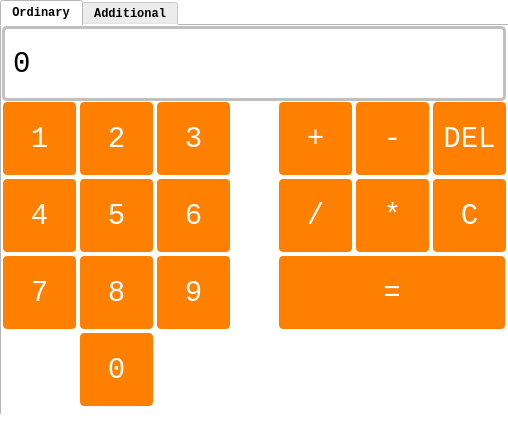
<?xml version="1.0" encoding="UTF-8"?>
<ui version="4.0">
 <class>MainWindow</class>
 <widget class="QMainWindow" name="MainWindow">
  <property name="geometry">
   <rect>
    <x>0</x>
    <y>0</y>
    <width>508</width>
    <height>436</height>
   </rect>
  </property>
  <property name="font">
   <font>
    <family>Consolas</family>
    <pointsize>10</pointsize>
    <weight>50</weight>
    <bold>false</bold>
   </font>
  </property>
  <property name="windowTitle">
   <string>py_calculator</string>
  </property>
  <property name="styleSheet">
   <string notr="true">background-color: rgb(255, 255, 255);</string>
  </property>
  <widget class="QWidget" name="centralwidget">
   <widget class="QTabWidget" name="tabWidget">
    <property name="geometry">
     <rect>
      <x>0</x>
      <y>0</y>
      <width>511</width>
      <height>436</height>
     </rect>
    </property>
    <property name="font">
     <font>
      <family>Consolas</family>
      <pointsize>9</pointsize>
      <weight>75</weight>
      <bold>true</bold>
     </font>
    </property>
    <property name="styleSheet">
     <string notr="true">background-color: rgb(255, 255, 255);</string>
    </property>
    <property name="currentIndex">
     <number>0</number>
    </property>
    <widget class="QWidget" name="tab">
     <attribute name="title">
      <string>Ordinary</string>
     </attribute>
     <widget class="QLabel" name="main_label">
      <property name="geometry">
       <rect>
        <x>0</x>
        <y>0</y>
        <width>504</width>
        <height>75</height>
       </rect>
      </property>
      <property name="font">
       <font>
        <family>Consolas</family>
        <pointsize>22</pointsize>
       </font>
      </property>
      <property name="styleSheet">
       <string notr="true">color: rgb(0, 0, 0);
background-color: rgb(255, 255, 255);
border-radius: 5px;
border-style: solid;
border-width: 3px;
border-color: rgb(192, 192, 192);</string>
      </property>
      <property name="text">
       <string>0</string>
      </property>
     </widget>
     <widget class="QPushButton" name="one_button">
      <property name="geometry">
       <rect>
        <x>0</x>
        <y>75</y>
        <width>75</width>
        <height>75</height>
       </rect>
      </property>
      <property name="font">
       <font>
        <family>Consolas</family>
        <pointsize>22</pointsize>
       </font>
      </property>
      <property name="styleSheet">
       <string notr="true">QPushButton {
	background-color: rgb(255, 128, 0);
	color: rgb(255, 255, 255);
	border-style: grooved;
	border-width: 2px;
	border-radius: 5px;
}
QPushButton:hover {
	background-color: rgb(255, 153, 51);
}</string>
      </property>
      <property name="text">
       <string>1</string>
      </property>
     </widget>
     <widget class="QPushButton" name="two_button">
      <property name="geometry">
       <rect>
        <x>77</x>
        <y>75</y>
        <width>75</width>
        <height>75</height>
       </rect>
      </property>
      <property name="font">
       <font>
        <family>Consolas</family>
        <pointsize>22</pointsize>
       </font>
      </property>
      <property name="styleSheet">
       <string notr="true">QPushButton {
	background-color: rgb(255, 128, 0);
	color: rgb(255, 255, 255);
	border-style: grooved;
	border-width: 2px;
	border-radius: 5px;
}
QPushButton:hover {
	background-color: rgb(255, 153, 51);
}</string>
      </property>
      <property name="text">
       <string>2</string>
      </property>
     </widget>
     <widget class="QPushButton" name="three_button">
      <property name="geometry">
       <rect>
        <x>154</x>
        <y>75</y>
        <width>75</width>
        <height>75</height>
       </rect>
      </property>
      <property name="font">
       <font>
        <family>Consolas</family>
        <pointsize>22</pointsize>
       </font>
      </property>
      <property name="styleSheet">
       <string notr="true">QPushButton {
	background-color: rgb(255, 128, 0);
	color: rgb(255, 255, 255);
	border-style: grooved;
	border-width: 2px;
	border-radius: 5px;
}
QPushButton:hover {
	background-color: rgb(255, 153, 51);
}</string>
      </property>
      <property name="text">
       <string>3</string>
      </property>
     </widget>
     <widget class="QPushButton" name="four_button">
      <property name="geometry">
       <rect>
        <x>0</x>
        <y>152</y>
        <width>75</width>
        <height>75</height>
       </rect>
      </property>
      <property name="font">
       <font>
        <family>Consolas</family>
        <pointsize>22</pointsize>
       </font>
      </property>
      <property name="styleSheet">
       <string notr="true">QPushButton {
	background-color: rgb(255, 128, 0);
	color: rgb(255, 255, 255);
	border-style: grooved;
	border-width: 2px;
	border-radius: 5px;
}
QPushButton:hover {
	background-color: rgb(255, 153, 51);
}</string>
      </property>
      <property name="text">
       <string>4</string>
      </property>
     </widget>
     <widget class="QPushButton" name="five_button">
      <property name="geometry">
       <rect>
        <x>77</x>
        <y>152</y>
        <width>75</width>
        <height>75</height>
       </rect>
      </property>
      <property name="font">
       <font>
        <family>Consolas</family>
        <pointsize>22</pointsize>
       </font>
      </property>
      <property name="styleSheet">
       <string notr="true">QPushButton {
	background-color: rgb(255, 128, 0);
	color: rgb(255, 255, 255);
	border-style: grooved;
	border-width: 2px;
	border-radius: 5px;
}
QPushButton:hover {
	background-color: rgb(255, 153, 51);
}</string>
      </property>
      <property name="text">
       <string>5</string>
      </property>
     </widget>
     <widget class="QPushButton" name="six_button">
      <property name="geometry">
       <rect>
        <x>154</x>
        <y>152</y>
        <width>75</width>
        <height>75</height>
       </rect>
      </property>
      <property name="font">
       <font>
        <family>Consolas</family>
        <pointsize>22</pointsize>
       </font>
      </property>
      <property name="styleSheet">
       <string notr="true">QPushButton {
	background-color: rgb(255, 128, 0);
	color: rgb(255, 255, 255);
	border-style: grooved;
	border-width: 2px;
	border-radius: 5px;
}
QPushButton:hover {
	background-color: rgb(255, 153, 51);
}</string>
      </property>
      <property name="text">
       <string>6</string>
      </property>
     </widget>
     <widget class="QPushButton" name="seven_button">
      <property name="geometry">
       <rect>
        <x>0</x>
        <y>229</y>
        <width>75</width>
        <height>75</height>
       </rect>
      </property>
      <property name="font">
       <font>
        <family>Consolas</family>
        <pointsize>22</pointsize>
       </font>
      </property>
      <property name="styleSheet">
       <string notr="true">QPushButton {
	background-color: rgb(255, 128, 0);
	color: rgb(255, 255, 255);
	border-style: grooved;
	border-width: 2px;
	border-radius: 5px;
}
QPushButton:hover {
	background-color: rgb(255, 153, 51);
}</string>
      </property>
      <property name="text">
       <string>7</string>
      </property>
     </widget>
     <widget class="QPushButton" name="eight_button">
      <property name="geometry">
       <rect>
        <x>77</x>
        <y>229</y>
        <width>75</width>
        <height>75</height>
       </rect>
      </property>
      <property name="font">
       <font>
        <family>Consolas</family>
        <pointsize>22</pointsize>
       </font>
      </property>
      <property name="styleSheet">
       <string notr="true">QPushButton {
	background-color: rgb(255, 128, 0);
	color: rgb(255, 255, 255);
	border-style: grooved;
	border-width: 2px;
	border-radius: 5px;
}
QPushButton:hover {
	background-color: rgb(255, 153, 51);
}</string>
      </property>
      <property name="text">
       <string>8</string>
      </property>
     </widget>
     <widget class="QPushButton" name="nine_button">
      <property name="geometry">
       <rect>
        <x>154</x>
        <y>229</y>
        <width>75</width>
        <height>75</height>
       </rect>
      </property>
      <property name="font">
       <font>
        <family>Consolas</family>
        <pointsize>22</pointsize>
       </font>
      </property>
      <property name="styleSheet">
       <string notr="true">QPushButton {
	background-color: rgb(255, 128, 0);
	color: rgb(255, 255, 255);
	border-style: grooved;
	border-width: 2px;
	border-radius: 5px;
}
QPushButton:hover {
	background-color: rgb(255, 153, 51);
}</string>
      </property>
      <property name="text">
       <string>9</string>
      </property>
     </widget>
     <widget class="QPushButton" name="plius_button">
      <property name="geometry">
       <rect>
        <x>276</x>
        <y>75</y>
        <width>75</width>
        <height>75</height>
       </rect>
      </property>
      <property name="font">
       <font>
        <family>Consolas</family>
        <pointsize>22</pointsize>
       </font>
      </property>
      <property name="styleSheet">
       <string notr="true">QPushButton {
	background-color: rgb(255, 128, 0);
	color: rgb(255, 255, 255);
	border-style: grooved;
	border-width: 2px;
	border-radius: 5px;
}
QPushButton:hover {
	background-color: rgb(255, 153, 51);
}</string>
      </property>
      <property name="text">
       <string>+</string>
      </property>
     </widget>
     <widget class="QPushButton" name="del_button">
      <property name="geometry">
       <rect>
        <x>430</x>
        <y>75</y>
        <width>75</width>
        <height>75</height>
       </rect>
      </property>
      <property name="font">
       <font>
        <family>Consolas</family>
        <pointsize>22</pointsize>
       </font>
      </property>
      <property name="styleSheet">
       <string notr="true">QPushButton {
	background-color: rgb(255, 128, 0);
	color: rgb(255, 255, 255);
	border-style: grooved;
	border-width: 2px;
	border-radius: 5px;
}
QPushButton:hover {
	background-color: rgb(255, 153, 51);
}</string>
      </property>
      <property name="text">
       <string>DEL</string>
      </property>
     </widget>
     <widget class="QPushButton" name="minus_button">
      <property name="geometry">
       <rect>
        <x>353</x>
        <y>75</y>
        <width>75</width>
        <height>75</height>
       </rect>
      </property>
      <property name="font">
       <font>
        <family>Consolas</family>
        <pointsize>22</pointsize>
       </font>
      </property>
      <property name="styleSheet">
       <string notr="true">QPushButton {
	background-color: rgb(255, 128, 0);
	color: rgb(255, 255, 255);
	border-style: grooved;
	border-width: 2px;
	border-radius: 5px;
}
QPushButton:hover {
	background-color: rgb(255, 153, 51);
}</string>
      </property>
      <property name="text">
       <string>-</string>
      </property>
     </widget>
     <widget class="QPushButton" name="devide_button">
      <property name="geometry">
       <rect>
        <x>276</x>
        <y>152</y>
        <width>75</width>
        <height>75</height>
       </rect>
      </property>
      <property name="font">
       <font>
        <family>Consolas</family>
        <pointsize>22</pointsize>
       </font>
      </property>
      <property name="styleSheet">
       <string notr="true">QPushButton {
	background-color: rgb(255, 128, 0);
	color: rgb(255, 255, 255);
	border-style: grooved;
	border-width: 2px;
	border-radius: 5px;
}
QPushButton:hover {
	background-color: rgb(255, 153, 51);
}</string>
      </property>
      <property name="text">
       <string>/</string>
      </property>
     </widget>
     <widget class="QPushButton" name="mul_button">
      <property name="geometry">
       <rect>
        <x>353</x>
        <y>152</y>
        <width>75</width>
        <height>75</height>
       </rect>
      </property>
      <property name="font">
       <font>
        <family>Consolas</family>
        <pointsize>22</pointsize>
       </font>
      </property>
      <property name="styleSheet">
       <string notr="true">QPushButton {
	background-color: rgb(255, 128, 0);
	color: rgb(255, 255, 255);
	border-style: grooved;
	border-width: 2px;
	border-radius: 5px;
}
QPushButton:hover {
	background-color: rgb(255, 153, 51);
}</string>
      </property>
      <property name="text">
       <string>*</string>
      </property>
     </widget>
     <widget class="QPushButton" name="clear_button">
      <property name="geometry">
       <rect>
        <x>430</x>
        <y>152</y>
        <width>75</width>
        <height>75</height>
       </rect>
      </property>
      <property name="font">
       <font>
        <family>Consolas</family>
        <pointsize>22</pointsize>
       </font>
      </property>
      <property name="styleSheet">
       <string notr="true">QPushButton {
	background-color: rgb(255, 128, 0);
	color: rgb(255, 255, 255);
	border-style: grooved;
	border-width: 2px;
	border-radius: 5px;
}
QPushButton:hover {
	background-color: rgb(255, 153, 51);
}</string>
      </property>
      <property name="text">
       <string>C</string>
      </property>
     </widget>
     <widget class="QPushButton" name="zerro_button">
      <property name="geometry">
       <rect>
        <x>77</x>
        <y>306</y>
        <width>75</width>
        <height>75</height>
       </rect>
      </property>
      <property name="font">
       <font>
        <family>Consolas</family>
        <pointsize>22</pointsize>
       </font>
      </property>
      <property name="styleSheet">
       <string notr="true">QPushButton {
	background-color: rgb(255, 128, 0);
	color: rgb(255, 255, 255);
	border-style: grooved;
	border-width: 2px;
	border-radius: 5px;
}
QPushButton:hover {
	background-color: rgb(255, 153, 51);
}</string>
      </property>
      <property name="text">
       <string>0</string>
      </property>
     </widget>
     <widget class="QPushButton" name="go_button">
      <property name="geometry">
       <rect>
        <x>276</x>
        <y>229</y>
        <width>228</width>
        <height>75</height>
       </rect>
      </property>
      <property name="font">
       <font>
        <family>Consolas</family>
        <pointsize>22</pointsize>
       </font>
      </property>
      <property name="styleSheet">
       <string notr="true">QPushButton {
	background-color: rgb(255, 128, 0);
	color: rgb(255, 255, 255);
	border-style: grooved;
	border-width: 2px;
	border-radius: 5px;
}
QPushButton:hover {
	background-color: rgb(255, 153, 51);
}</string>
      </property>
      <property name="text">
       <string>=</string>
      </property>
     </widget>
    </widget>
    <widget class="QWidget" name="tab_2">
     <attribute name="title">
      <string>Additional</string>
     </attribute>
     <widget class="QLabel" name="add_label">
      <property name="geometry">
       <rect>
        <x>0</x>
        <y>0</y>
        <width>504</width>
        <height>75</height>
       </rect>
      </property>
      <property name="font">
       <font>
        <family>Consolas</family>
        <pointsize>22</pointsize>
       </font>
      </property>
      <property name="styleSheet">
       <string notr="true">color: rgb(0, 0, 0);
background-color: rgb(255, 255, 255);
border-style: solid;
border-width: 3px;
border-color: rgb(192, 192, 192);
border-radius: 5px;
</string>
      </property>
      <property name="text">
       <string>0</string>
      </property>
     </widget>
     <widget class="QPushButton" name="one_button_2">
      <property name="geometry">
       <rect>
        <x>0</x>
        <y>75</y>
        <width>75</width>
        <height>75</height>
       </rect>
      </property>
      <property name="font">
       <font>
        <family>Consolas</family>
        <pointsize>22</pointsize>
       </font>
      </property>
      <property name="styleSheet">
       <string notr="true">QPushButton {
	background-color: rgb(255, 128, 0);
	color: rgb(255, 255, 255);
	border-style: grooved;
	border-width: 2px;
	border-radius: 5px;
}
QPushButton:hover {
	background-color: rgb(255, 153, 51);
}</string>
      </property>
      <property name="text">
       <string>1</string>
      </property>
     </widget>
     <widget class="QPushButton" name="two_button_2">
      <property name="geometry">
       <rect>
        <x>77</x>
        <y>75</y>
        <width>75</width>
        <height>75</height>
       </rect>
      </property>
      <property name="font">
       <font>
        <family>Consolas</family>
        <pointsize>22</pointsize>
       </font>
      </property>
      <property name="styleSheet">
       <string notr="true">QPushButton {
	background-color: rgb(255, 128, 0);
	color: rgb(255, 255, 255);
	border-style: grooved;
	border-width: 2px;
	border-radius: 5px;
}
QPushButton:hover {
	background-color: rgb(255, 153, 51);
}</string>
      </property>
      <property name="text">
       <string>2</string>
      </property>
     </widget>
     <widget class="QPushButton" name="three_button_2">
      <property name="geometry">
       <rect>
        <x>154</x>
        <y>75</y>
        <width>75</width>
        <height>75</height>
       </rect>
      </property>
      <property name="font">
       <font>
        <family>Consolas</family>
        <pointsize>22</pointsize>
       </font>
      </property>
      <property name="styleSheet">
       <string notr="true">QPushButton {
	background-color: rgb(255, 128, 0);
	color: rgb(255, 255, 255);
	border-style: grooved;
	border-width: 2px;
	border-radius: 5px;
}
QPushButton:hover {
	background-color: rgb(255, 153, 51);
}</string>
      </property>
      <property name="text">
       <string>3</string>
      </property>
     </widget>
     <widget class="QPushButton" name="four_button_2">
      <property name="geometry">
       <rect>
        <x>0</x>
        <y>152</y>
        <width>75</width>
        <height>75</height>
       </rect>
      </property>
      <property name="font">
       <font>
        <family>Consolas</family>
        <pointsize>22</pointsize>
       </font>
      </property>
      <property name="styleSheet">
       <string notr="true">QPushButton {
	background-color: rgb(255, 128, 0);
	color: rgb(255, 255, 255);
	border-style: grooved;
	border-width: 2px;
	border-radius: 5px;
}
QPushButton:hover {
	background-color: rgb(255, 153, 51);
}</string>
      </property>
      <property name="text">
       <string>4</string>
      </property>
     </widget>
     <widget class="QPushButton" name="five_button_2">
      <property name="geometry">
       <rect>
        <x>77</x>
        <y>152</y>
        <width>75</width>
        <height>75</height>
       </rect>
      </property>
      <property name="font">
       <font>
        <family>Consolas</family>
        <pointsize>22</pointsize>
       </font>
      </property>
      <property name="styleSheet">
       <string notr="true">QPushButton {
	background-color: rgb(255, 128, 0);
	color: rgb(255, 255, 255);
	border-style: grooved;
	border-width: 2px;
	border-radius: 5px;
}
QPushButton:hover {
	background-color: rgb(255, 153, 51);
}</string>
      </property>
      <property name="text">
       <string>5</string>
      </property>
     </widget>
     <widget class="QPushButton" name="six_button_2">
      <property name="geometry">
       <rect>
        <x>154</x>
        <y>152</y>
        <width>75</width>
        <height>75</height>
       </rect>
      </property>
      <property name="font">
       <font>
        <family>Consolas</family>
        <pointsize>22</pointsize>
       </font>
      </property>
      <property name="styleSheet">
       <string notr="true">QPushButton {
	background-color: rgb(255, 128, 0);
	color: rgb(255, 255, 255);
	border-style: grooved;
	border-width: 2px;
	border-radius: 5px;
}
QPushButton:hover {
	background-color: rgb(255, 153, 51);
}</string>
      </property>
      <property name="text">
       <string>6</string>
      </property>
     </widget>
     <widget class="QPushButton" name="seven_button_2">
      <property name="geometry">
       <rect>
        <x>0</x>
        <y>229</y>
        <width>75</width>
        <height>75</height>
       </rect>
      </property>
      <property name="font">
       <font>
        <family>Consolas</family>
        <pointsize>22</pointsize>
       </font>
      </property>
      <property name="styleSheet">
       <string notr="true">QPushButton {
	background-color: rgb(255, 128, 0);
	color: rgb(255, 255, 255);
	border-style: grooved;
	border-width: 2px;
	border-radius: 5px;
}
QPushButton:hover {
	background-color: rgb(255, 153, 51);
}</string>
      </property>
      <property name="text">
       <string>7</string>
      </property>
     </widget>
     <widget class="QPushButton" name="eight_button_2">
      <property name="geometry">
       <rect>
        <x>77</x>
        <y>229</y>
        <width>75</width>
        <height>75</height>
       </rect>
      </property>
      <property name="font">
       <font>
        <family>Consolas</family>
        <pointsize>22</pointsize>
       </font>
      </property>
      <property name="styleSheet">
       <string notr="true">QPushButton {
	background-color: rgb(255, 128, 0);
	color: rgb(255, 255, 255);
	border-style: grooved;
	border-width: 2px;
	border-radius: 5px;
}
QPushButton:hover {
	background-color: rgb(255, 153, 51);
}</string>
      </property>
      <property name="text">
       <string>8</string>
      </property>
     </widget>
     <widget class="QPushButton" name="nine_button_2">
      <property name="geometry">
       <rect>
        <x>154</x>
        <y>229</y>
        <width>75</width>
        <height>75</height>
       </rect>
      </property>
      <property name="font">
       <font>
        <family>Consolas</family>
        <pointsize>22</pointsize>
       </font>
      </property>
      <property name="styleSheet">
       <string notr="true">QPushButton {
	background-color: rgb(255, 128, 0);
	color: rgb(255, 255, 255);
	border-style: grooved;
	border-width: 2px;
	border-radius: 5px;
}
QPushButton:hover {
	background-color: rgb(255, 153, 51);
}</string>
      </property>
      <property name="text">
       <string>9</string>
      </property>
     </widget>
     <widget class="QPushButton" name="zerro_button_2">
      <property name="geometry">
       <rect>
        <x>77</x>
        <y>306</y>
        <width>75</width>
        <height>75</height>
       </rect>
      </property>
      <property name="font">
       <font>
        <family>Consolas</family>
        <pointsize>22</pointsize>
       </font>
      </property>
      <property name="styleSheet">
       <string notr="true">QPushButton {
	background-color: rgb(255, 128, 0);
	color: rgb(255, 255, 255);
	border-style: grooved;
	border-width: 2px;
	border-radius: 5px;
}
QPushButton:hover {
	background-color: rgb(255, 153, 51);
}</string>
      </property>
      <property name="text">
       <string>0</string>
      </property>
     </widget>
     <widget class="QPushButton" name="plius_button_2">
      <property name="geometry">
       <rect>
        <x>276</x>
        <y>75</y>
        <width>75</width>
        <height>75</height>
       </rect>
      </property>
      <property name="font">
       <font>
        <family>Consolas</family>
        <pointsize>22</pointsize>
       </font>
      </property>
      <property name="styleSheet">
       <string notr="true">QPushButton {
	background-color: rgb(255, 128, 0);
	color: rgb(255, 255, 255);
	border-style: grooved;
	border-width: 2px;
	border-radius: 5px;
}
QPushButton:hover {
	background-color: rgb(255, 153, 51);
}</string>
      </property>
      <property name="text">
       <string>+</string>
      </property>
     </widget>
     <widget class="QPushButton" name="minus_button_2">
      <property name="geometry">
       <rect>
        <x>353</x>
        <y>75</y>
        <width>75</width>
        <height>75</height>
       </rect>
      </property>
      <property name="font">
       <font>
        <family>Consolas</family>
        <pointsize>22</pointsize>
       </font>
      </property>
      <property name="styleSheet">
       <string notr="true">QPushButton {
	background-color: rgb(255, 128, 0);
	color: rgb(255, 255, 255);
	border-style: grooved;
	border-width: 2px;
	border-radius: 5px;
}
QPushButton:hover {
	background-color: rgb(255, 153, 51);
}</string>
      </property>
      <property name="text">
       <string>-</string>
      </property>
     </widget>
     <widget class="QPushButton" name="del_button_2">
      <property name="geometry">
       <rect>
        <x>430</x>
        <y>75</y>
        <width>75</width>
        <height>75</height>
       </rect>
      </property>
      <property name="font">
       <font>
        <family>Consolas</family>
        <pointsize>22</pointsize>
       </font>
      </property>
      <property name="styleSheet">
       <string notr="true">QPushButton {
	background-color: rgb(255, 128, 0);
	color: rgb(255, 255, 255);
	border-style: grooved;
	border-width: 2px;
	border-radius: 5px;
}
QPushButton:hover {
	background-color: rgb(255, 153, 51);
}</string>
      </property>
      <property name="text">
       <string>DEL</string>
      </property>
     </widget>
     <widget class="QPushButton" name="devide_button_2">
      <property name="geometry">
       <rect>
        <x>276</x>
        <y>152</y>
        <width>75</width>
        <height>75</height>
       </rect>
      </property>
      <property name="font">
       <font>
        <family>Consolas</family>
        <pointsize>22</pointsize>
       </font>
      </property>
      <property name="styleSheet">
       <string notr="true">QPushButton {
	background-color: rgb(255, 128, 0);
	color: rgb(255, 255, 255);
	border-style: grooved;
	border-width: 2px;
	border-radius: 5px;
}
QPushButton:hover {
	background-color: rgb(255, 153, 51);
}</string>
      </property>
      <property name="text">
       <string>/</string>
      </property>
     </widget>
     <widget class="QPushButton" name="mul_button_2">
      <property name="geometry">
       <rect>
        <x>353</x>
        <y>152</y>
        <width>75</width>
        <height>75</height>
       </rect>
      </property>
      <property name="font">
       <font>
        <family>Consolas</family>
        <pointsize>22</pointsize>
       </font>
      </property>
      <property name="styleSheet">
       <string notr="true">QPushButton {
	background-color: rgb(255, 128, 0);
	color: rgb(255, 255, 255);
	border-style: grooved;
	border-width: 2px;
	border-radius: 5px;
}
QPushButton:hover {
	background-color: rgb(255, 153, 51);
}</string>
      </property>
      <property name="text">
       <string>*</string>
      </property>
     </widget>
     <widget class="QPushButton" name="clear_button_2">
      <property name="geometry">
       <rect>
        <x>430</x>
        <y>152</y>
        <width>75</width>
        <height>75</height>
       </rect>
      </property>
      <property name="font">
       <font>
        <family>Consolas</family>
        <pointsize>22</pointsize>
       </font>
      </property>
      <property name="styleSheet">
       <string notr="true">QPushButton {
	background-color: rgb(255, 128, 0);
	color: rgb(255, 255, 255);
	border-style: grooved;
	border-width: 2px;
	border-radius: 5px;
}
QPushButton:hover {
	background-color: rgb(255, 153, 51);
}</string>
      </property>
      <property name="text">
       <string>C</string>
      </property>
     </widget>
     <widget class="QPushButton" name="floor_dev_button">
      <property name="geometry">
       <rect>
        <x>276</x>
        <y>229</y>
        <width>75</width>
        <height>75</height>
       </rect>
      </property>
      <property name="font">
       <font>
        <family>Consolas</family>
        <pointsize>22</pointsize>
       </font>
      </property>
      <property name="styleSheet">
       <string notr="true">QPushButton {
	background-color: rgb(255, 128, 0);
	color: rgb(255, 255, 255);
	border-style: grooved;
	border-width: 2px;
	border-radius: 5px;
}
QPushButton:hover {
	background-color: rgb(255, 153, 51);
}</string>
      </property>
      <property name="text">
       <string>//</string>
      </property>
     </widget>
     <widget class="QPushButton" name="mod_button">
      <property name="geometry">
       <rect>
        <x>353</x>
        <y>229</y>
        <width>75</width>
        <height>75</height>
       </rect>
      </property>
      <property name="font">
       <font>
        <family>Consolas</family>
        <pointsize>22</pointsize>
       </font>
      </property>
      <property name="styleSheet">
       <string notr="true">QPushButton {
	background-color: rgb(255, 128, 0);
	color: rgb(255, 255, 255);
	border-style: grooved;
	border-width: 2px;
	border-radius: 5px;
}
QPushButton:hover {
	background-color: rgb(255, 153, 51);
}</string>
      </property>
      <property name="text">
       <string>%</string>
      </property>
     </widget>
     <widget class="QPushButton" name="power_button">
      <property name="geometry">
       <rect>
        <x>430</x>
        <y>229</y>
        <width>75</width>
        <height>75</height>
       </rect>
      </property>
      <property name="font">
       <font>
        <family>Consolas</family>
        <pointsize>22</pointsize>
       </font>
      </property>
      <property name="styleSheet">
       <string notr="true">QPushButton {
	background-color: rgb(255, 128, 0);
	color: rgb(255, 255, 255);
	border-style: grooved;
	border-width: 2px;
	border-radius: 5px;
}
QPushButton:hover {
	background-color: rgb(255, 153, 51);
}</string>
      </property>
      <property name="text">
       <string>**</string>
      </property>
     </widget>
     <widget class="QPushButton" name="go_button_2">
      <property name="geometry">
       <rect>
        <x>276</x>
        <y>306</y>
        <width>228</width>
        <height>75</height>
       </rect>
      </property>
      <property name="font">
       <font>
        <family>Consolas</family>
        <pointsize>22</pointsize>
       </font>
      </property>
      <property name="styleSheet">
       <string notr="true">QPushButton {
	background-color: rgb(255, 128, 0);
	color: rgb(255, 255, 255);
	border-style: grooved;
	border-width: 2px;
	border-radius: 5px;
}
QPushButton:hover {
	background-color: rgb(255, 153, 51);
}</string>
      </property>
      <property name="text">
       <string>=</string>
      </property>
     </widget>
    </widget>
   </widget>
  </widget>
  <widget class="QStatusBar" name="statusbar"/>
 </widget>
 <resources/>
 <connections/>
</ui>
